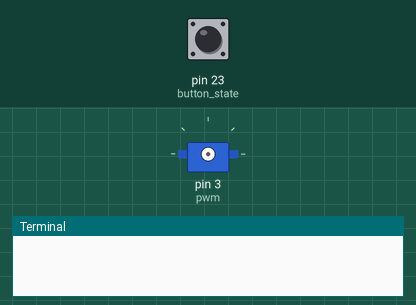
A program run on a simulated Raspberry Pi (header pin numbers). Parts: servo, the last lines printed to the terminal. Inputs (shaded band) come from the test bench; at power-on: pin 23 (button_state) HIGH. Servo angles are drawn from the pulse width (0.5 ms = 0°, 2.5 ms = 180°).

Above: at 1.2 s.
1.3 s: pin 23 (button_state) pulled LOW for 0.15 s
7.4 s: pin 23 (button_state) pulled LOW for 1 s
At 15.5 s:
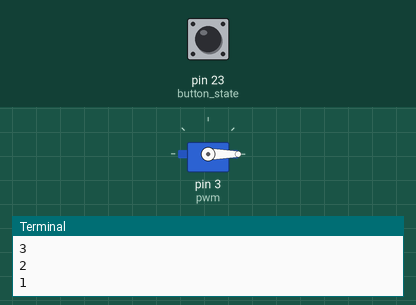
Timing chart, 0 to 15.9 s (numbered marks = the images above; inputs shaded):
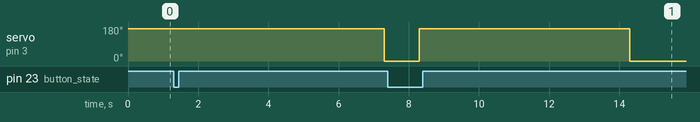

The program:

Servomotor.py
```python
import RPi.GPIO as GPIO
from time import sleep
GPIO.setmode(GPIO.BOARD)
GPIO.setup(3, GPIO.OUT)
GPIO.setup(23,GPIO.IN,pull_up_down=GPIO.PUD_UP)
pwm=GPIO.PWM(3,50)
pwm.start(0)
count=0

class status:
    locked=True

def SetAngle(angle):
    duty = angle/18 + 2
    GPIO.output(3,True)
    pwm.ChangeDutyCycle(duty)
    sleep(1)
    GPIO.output(3,False)
    pwm.ChangeDutyCycle(0)

def auto_lock():
    print "JI"
    countdown= 5
    while countdown>0:
        print countdown
        countdown-=1
        sleep(1)
        if countdown==0:
            SetAngle(0)
            status.locked = True


while True:
    button_state = GPIO.input(23)
    if button_state == False:
        if status.locked == True:
            SetAngle(180)
            status.locked = False
            print status.locked
            auto_lock()


pwm.stop()
GPIO.cleanup()
```

Measured:
- after the input at 1.3 s, servo on pin 3 (pwm): 171° → 0° after 6.0 s
- after the input at 7.4 s, servo on pin 3 (pwm): 0° → 171° after 0.90 s, → 0° 6.0 s later
